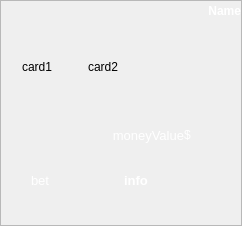
         <widget class="QFrame" name="comp4Frame">
          <property name="minimumSize">
           <size>
            <width>230</width>
            <height>0</height>
           </size>
          </property>
          <property name="frameShape">
           <enum>QFrame::StyledPanel</enum>
          </property>
          <property name="frameShadow">
           <enum>QFrame::Raised</enum>
          </property>
          <layout class="QVBoxLayout" name="verticalLayout_14">
           <property name="spacing">
            <number>0</number>
           </property>
           <property name="leftMargin">
            <number>0</number>
           </property>
           <property name="topMargin">
            <number>0</number>
           </property>
           <property name="rightMargin">
            <number>0</number>
           </property>
           <property name="bottomMargin">
            <number>0</number>
           </property>
           <item>
            <layout class="QVBoxLayout" name="comp4VLayout">
             <property name="spacing">
              <number>0</number>
             </property>
             <property name="topMargin">
              <number>0</number>
             </property>
             <property name="bottomMargin">
              <number>0</number>
             </property>
             <item>
              <layout class="QHBoxLayout" name="horizontalLayout_27">
               <property name="bottomMargin">
                <number>3</number>
               </property>
               <item>
                <spacer name="horizontalSpacer_29">
                 <property name="orientation">
                  <enum>Qt::Horizontal</enum>
                 </property>
                 <property name="sizeHint" stdset="0">
                  <size>
                   <width>40</width>
                   <height>20</height>
                  </size>
                 </property>
                </spacer>
               </item>
               <item>
                <widget class="QLabel" name="comp4Name_lbl">
                 <property name="palette">
                  <palette>
                   <active>
                    <colorrole role="WindowText">
                     <brush brushstyle="SolidPattern">
                      <color alpha="255">
                       <red>255</red>
                       <green>255</green>
                       <blue>255</blue>
                      </color>
                     </brush>
                    </colorrole>
                   </active>
                   <inactive>
                    <colorrole role="WindowText">
                     <brush brushstyle="SolidPattern">
                      <color alpha="255">
                       <red>255</red>
                       <green>255</green>
                       <blue>255</blue>
                      </color>
                     </brush>
                    </colorrole>
                   </inactive>
                   <disabled>
                    <colorrole role="WindowText">
                     <brush brushstyle="SolidPattern">
                      <color alpha="255">
                       <red>120</red>
                       <green>120</green>
                       <blue>120</blue>
                      </color>
                     </brush>
                    </colorrole>
                   </disabled>
                  </palette>
                 </property>
                 <property name="font">
                  <font>
                   <weight>75</weight>
                   <bold>true</bold>
                  </font>
                 </property>
                 <property name="text">
                  <string>Name</string>
                 </property>
                 <property name="alignment">
                  <set>Qt::AlignRight|Qt::AlignTrailing|Qt::AlignVCenter</set>
                 </property>
                 <property name="margin">
                  <number>3</number>
                 </property>
                </widget>
               </item>
              </layout>
             </item>
             <item>
              <layout class="QHBoxLayout" name="compHLayout_4">
               <item>
                <layout class="QHBoxLayout" name="compHandHLayout_5">
                 <property name="spacing">
                  <number>5</number>
                 </property>
                 <item>
                  <widget class="QLabel" name="comp4Card_1">
                   <property name="sizePolicy">
                    <sizepolicy hsizetype="Fixed" vsizetype="Fixed">
                     <horstretch>0</horstretch>
                     <verstretch>0</verstretch>
                    </sizepolicy>
                   </property>
                   <property name="minimumSize">
                    <size>
                     <width>61</width>
                     <height>86</height>
                    </size>
                   </property>
                   <property name="maximumSize">
                    <size>
                     <width>61</width>
                     <height>86</height>
                    </size>
                   </property>
                   <property name="baseSize">
                    <size>
                     <width>61</width>
                     <height>86</height>
                    </size>
                   </property>
                   <property name="text">
                    <string>card1</string>
                   </property>
                   <property name="scaledContents">
                    <bool>true</bool>
                   </property>
                  </widget>
                 </item>
                 <item>
                  <widget class="QLabel" name="comp4Card_2">
                   <property name="sizePolicy">
                    <sizepolicy hsizetype="Fixed" vsizetype="Fixed">
                     <horstretch>0</horstretch>
                     <verstretch>0</verstretch>
                    </sizepolicy>
                   </property>
                   <property name="minimumSize">
                    <size>
                     <width>61</width>
                     <height>86</height>
                    </size>
                   </property>
                   <property name="maximumSize">
                    <size>
                     <width>61</width>
                     <height>86</height>
                    </size>
                   </property>
                   <property name="baseSize">
                    <size>
                     <width>61</width>
                     <height>86</height>
                    </size>
                   </property>
                   <property name="text">
                    <string>card2</string>
                   </property>
                   <property name="scaledContents">
                    <bool>true</bool>
                   </property>
                  </widget>
                 </item>
                 <item>
                  <widget class="QLabel" name="comp4_image">
                   <property name="minimumSize">
                    <size>
                     <width>65</width>
                     <height>65</height>
                    </size>
                   </property>
                   <property name="maximumSize">
                    <size>
                     <width>65</width>
                     <height>65</height>
                    </size>
                   </property>
                   <property name="baseSize">
                    <size>
                     <width>65</width>
                     <height>65</height>
                    </size>
                   </property>
                   <property name="text">
                    <string/>
                   </property>
                   <property name="scaledContents">
                    <bool>true</bool>
                   </property>
                  </widget>
                 </item>
                </layout>
               </item>
              </layout>
             </item>
             <item>
              <layout class="QHBoxLayout" name="horizontalLayout_22">
               <property name="spacing">
                <number>0</number>
               </property>
               <property name="rightMargin">
                <number>0</number>
               </property>
               <item>
                <spacer name="horizontalSpacer_21">
                 <property name="orientation">
                  <enum>Qt::Horizontal</enum>
                 </property>
                 <property name="sizeHint" stdset="0">
                  <size>
                   <width>40</width>
                   <height>20</height>
                  </size>
                 </property>
                </spacer>
               </item>
               <item>
                <layout class="QHBoxLayout" name="horizontalLayout_11">
                 <item>
                  <widget class="QLabel" name="comp4MoneyValue_lbl">
                   <property name="minimumSize">
                    <size>
                     <width>50</width>
                     <height>0</height>
                    </size>
                   </property>
                   <property name="palette">
                    <palette>
                     <active>
                      <colorrole role="WindowText">
                       <brush brushstyle="SolidPattern">
                        <color alpha="255">
                         <red>255</red>
                         <green>255</green>
                         <blue>255</blue>
                        </color>
                       </brush>
                      </colorrole>
                     </active>
                     <inactive>
                      <colorrole role="WindowText">
                       <brush brushstyle="SolidPattern">
                        <color alpha="255">
                         <red>255</red>
                         <green>255</green>
                         <blue>255</blue>
                        </color>
                       </brush>
                      </colorrole>
                     </inactive>
                     <disabled>
                      <colorrole role="WindowText">
                       <brush brushstyle="SolidPattern">
                        <color alpha="255">
                         <red>120</red>
                         <green>120</green>
                         <blue>120</blue>
                        </color>
                       </brush>
                      </colorrole>
                     </disabled>
                    </palette>
                   </property>
                   <property name="font">
                    <font>
                     <pointsize>10</pointsize>
                    </font>
                   </property>
                   <property name="text">
                    <string>moneyValue</string>
                   </property>
                   <property name="alignment">
                    <set>Qt::AlignRight|Qt::AlignTrailing|Qt::AlignVCenter</set>
                   </property>
                  </widget>
                 </item>
                 <item>
                  <widget class="QLabel" name="comp4Money_lbl">
                   <property name="maximumSize">
                    <size>
                     <width>10</width>
                     <height>16777215</height>
                    </size>
                   </property>
                   <property name="palette">
                    <palette>
                     <active>
                      <colorrole role="WindowText">
                       <brush brushstyle="SolidPattern">
                        <color alpha="255">
                         <red>255</red>
                         <green>255</green>
                         <blue>255</blue>
                        </color>
                       </brush>
                      </colorrole>
                     </active>
                     <inactive>
                      <colorrole role="WindowText">
                       <brush brushstyle="SolidPattern">
                        <color alpha="255">
                         <red>255</red>
                         <green>255</green>
                         <blue>255</blue>
                        </color>
                       </brush>
                      </colorrole>
                     </inactive>
                     <disabled>
                      <colorrole role="WindowText">
                       <brush brushstyle="SolidPattern">
                        <color alpha="255">
                         <red>120</red>
                         <green>120</green>
                         <blue>120</blue>
                        </color>
                       </brush>
                      </colorrole>
                     </disabled>
                    </palette>
                   </property>
                   <property name="text">
                    <string>$</string>
                   </property>
                  </widget>
                 </item>
                </layout>
               </item>
               <item>
                <widget class="QLabel" name="comp4Chips_lbl">
                 <property name="sizePolicy">
                  <sizepolicy hsizetype="Fixed" vsizetype="Fixed">
                   <horstretch>0</horstretch>
                   <verstretch>0</verstretch>
                  </sizepolicy>
                 </property>
                 <property name="minimumSize">
                  <size>
                   <width>50</width>
                   <height>50</height>
                  </size>
                 </property>
                 <property name="maximumSize">
                  <size>
                   <width>50</width>
                   <height>50</height>
                  </size>
                 </property>
                 <property name="baseSize">
                  <size>
                   <width>50</width>
                   <height>50</height>
                  </size>
                 </property>
                 <property name="text">
                  <string/>
                 </property>
                 <property name="scaledContents">
                  <bool>true</bool>
                 </property>
                 <property name="alignment">
                  <set>Qt::AlignCenter</set>
                 </property>
                </widget>
               </item>
              </layout>
             </item>
             <item>
              <layout class="QHBoxLayout" name="compHLayoutInfo_4">
               <property name="topMargin">
                <number>5</number>
               </property>
               <item>
                <widget class="QLabel" name="comp4Chip_lbl">
                 <property name="sizePolicy">
                  <sizepolicy hsizetype="Fixed" vsizetype="Fixed">
                   <horstretch>0</horstretch>
                   <verstretch>0</verstretch>
                  </sizepolicy>
                 </property>
                 <property name="minimumSize">
                  <size>
                   <width>30</width>
                   <height>30</height>
                  </size>
                 </property>
                 <property name="maximumSize">
                  <size>
                   <width>30</width>
                   <height>30</height>
                  </size>
                 </property>
                 <property name="text">
                  <string/>
                 </property>
                 <property name="scaledContents">
                  <bool>true</bool>
                 </property>
                 <property name="alignment">
                  <set>Qt::AlignCenter</set>
                 </property>
                 <property name="margin">
                  <number>0</number>
                 </property>
                </widget>
               </item>
               <item>
                <widget class="QLabel" name="comp4Bet_lbl">
                 <property name="minimumSize">
                  <size>
                   <width>50</width>
                   <height>0</height>
                  </size>
                 </property>
                 <property name="palette">
                  <palette>
                   <active>
                    <colorrole role="WindowText">
                     <brush brushstyle="SolidPattern">
                      <color alpha="255">
                       <red>255</red>
                       <green>255</green>
                       <blue>255</blue>
                      </color>
                     </brush>
                    </colorrole>
                   </active>
                   <inactive>
                    <colorrole role="WindowText">
                     <brush brushstyle="SolidPattern">
                      <color alpha="255">
                       <red>255</red>
                       <green>255</green>
                       <blue>255</blue>
                      </color>
                     </brush>
                    </colorrole>
                   </inactive>
                   <disabled>
                    <colorrole role="WindowText">
                     <brush brushstyle="SolidPattern">
                      <color alpha="255">
                       <red>120</red>
                       <green>120</green>
                       <blue>120</blue>
                      </color>
                     </brush>
                    </colorrole>
                   </disabled>
                  </palette>
                 </property>
                 <property name="font">
                  <font>
                   <pointsize>10</pointsize>
                  </font>
                 </property>
                 <property name="text">
                  <string>bet</string>
                 </property>
                 <property name="alignment">
                  <set>Qt::AlignLeading|Qt::AlignLeft|Qt::AlignVCenter</set>
                 </property>
                </widget>
               </item>
               <item>
                <widget class="QLabel" name="comp4Info_lbl">
                 <property name="sizePolicy">
                  <sizepolicy hsizetype="Fixed" vsizetype="Preferred">
                   <horstretch>0</horstretch>
                   <verstretch>0</verstretch>
                  </sizepolicy>
                 </property>
                 <property name="minimumSize">
                  <size>
                   <width>110</width>
                   <height>0</height>
                  </size>
                 </property>
                 <property name="maximumSize">
                  <size>
                   <width>110</width>
                   <height>16777215</height>
                  </size>
                 </property>
                 <property name="palette">
                  <palette>
                   <active>
                    <colorrole role="WindowText">
                     <brush brushstyle="SolidPattern">
                      <color alpha="255">
                       <red>255</red>
                       <green>255</green>
                       <blue>255</blue>
                      </color>
                     </brush>
                    </colorrole>
                   </active>
                   <inactive>
                    <colorrole role="WindowText">
                     <brush brushstyle="SolidPattern">
                      <color alpha="255">
                       <red>255</red>
                       <green>255</green>
                       <blue>255</blue>
                      </color>
                     </brush>
                    </colorrole>
                   </inactive>
                   <disabled>
                    <colorrole role="WindowText">
                     <brush brushstyle="SolidPattern">
                      <color alpha="255">
                       <red>255</red>
                       <green>255</green>
                       <blue>255</blue>
                      </color>
                     </brush>
                    </colorrole>
                   </disabled>
                  </palette>
                 </property>
                 <property name="font">
                  <font>
                   <pointsize>10</pointsize>
                   <weight>75</weight>
                   <bold>true</bold>
                  </font>
                 </property>
                 <property name="text">
                  <string>info</string>
                 </property>
                 <property name="scaledContents">
                  <bool>true</bool>
                 </property>
                 <property name="alignment">
                  <set>Qt::AlignCenter</set>
                 </property>
                </widget>
               </item>
               <item>
                <spacer name="horizontalSpacer_36">
                 <property name="orientation">
                  <enum>Qt::Horizontal</enum>
                 </property>
                 <property name="sizeType">
                  <enum>QSizePolicy::Maximum</enum>
                 </property>
                 <property name="sizeHint" stdset="0">
                  <size>
                   <width>50</width>
                   <height>20</height>
                  </size>
                 </property>
                </spacer>
               </item>
              </layout>
             </item>
             <item>
              <layout class="QHBoxLayout" name="horizontalLayout_18">
               <property name="spacing">
                <number>0</number>
               </property>
               <item>
                <spacer name="horizontalSpacer_17">
                 <property name="orientation">
                  <enum>Qt::Horizontal</enum>
                 </property>
                 <property name="sizeType">
                  <enum>QSizePolicy::Expanding</enum>
                 </property>
                 <property name="sizeHint" stdset="0">
                  <size>
                   <width>40</width>
                   <height>20</height>
                  </size>
                 </property>
                </spacer>
               </item>
               <item>
                <widget class="QLabel" name="comp4dealer_lbl">
                 <property name="sizePolicy">
                  <sizepolicy hsizetype="Fixed" vsizetype="Fixed">
                   <horstretch>0</horstretch>
                   <verstretch>0</verstretch>
                  </sizepolicy>
                 </property>
                 <property name="minimumSize">
                  <size>
                   <width>30</width>
                   <height>30</height>
                  </size>
                 </property>
                 <property name="maximumSize">
                  <size>
                   <width>30</width>
                   <height>30</height>
                  </size>
                 </property>
                 <property name="baseSize">
                  <size>
                   <width>30</width>
                   <height>30</height>
                  </size>
                 </property>
                 <property name="text">
                  <string/>
                 </property>
                 <property name="scaledContents">
                  <bool>true</bool>
                 </property>
                </widget>
               </item>
              </layout>
             </item>
            </layout>
           </item>
          </layout>
         </widget>
